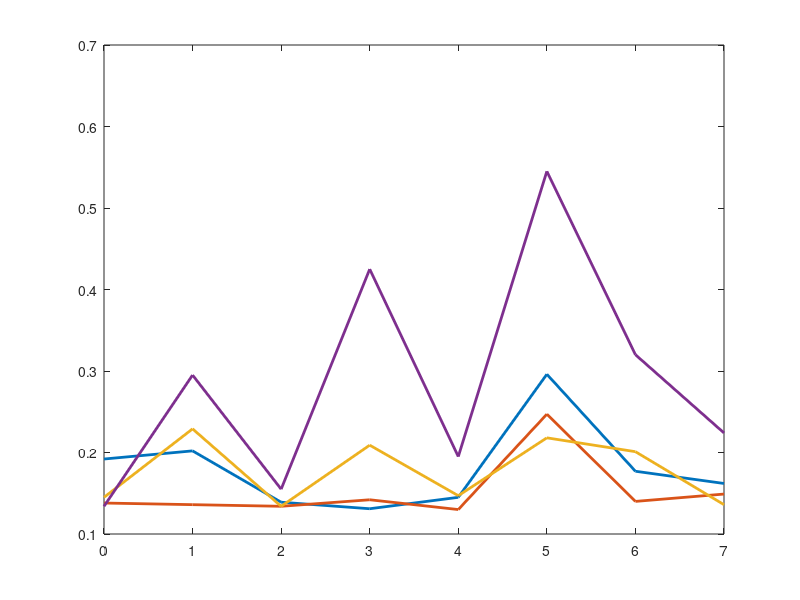

MATLAB code to generate this figure: (Note: this script raises an error after producing the figure.)
CMRvG = 0.147
CMRvB = 0.148
CMGvB = 0.153
 
CSRvG = 0.190
CSRvB = 0.163
CSGvB = 0.200

x = [0 1 2 3 4 5 6 7];

CuRvG = [0.192 0.202 0.139 0.131 0.145 0.296 0.177 0.162];
CuGvB = [0.189 0.196 0.148 0.146 0.158 0.362 0.209 0.193];
CuRvB = [0.176 0.195 0.137 0.139 0.143 0.194 0.181 0.169];

ZnRvG = [0.138 0.136 0.134 0.142 0.130 0.247 0.140 0.149];
ZnGvB = [0.141 0.148 0.140 0.146 0.140 0.282 0.162 0.163];
ZnRvB = [0.138 0.143 0.136 0.142 0.137 0.156 0.151 0.155];

PbRvG = [0.145 0.229 0.134 0.209 0.147 0.218 0.201 0.136];
PbGvB = [0.165 0.219 0.143 0.206 0.154 0.228 0.211 0.146];
PbRvB = [0.159 0.202 0.134 0.198 0.151 0.151 0.194 0.139];

MixRvG = [0.134 0.295 0.155 0.425 0.195 0.545 0.320 0.224];
MixGvB = [0.141 0.288 0.152 0.418 0.206 0.676 0.370 0.266];
MixRvB = [0.139 0.248 0.147 0.361 0.183 0.404 0.301 0.232];


NuRvG = [0.148 0.154 0.156 0.152 0.152 0.281 0.152 0.154];
NuGvB = [0.158 0.172 0.163 0.175 0.178 0.332 0.177 0.187];
NuRvB = [0.149 0.165 0.157 0.170 0.175 0.182 0.173 0.170];

DryRvG = [0.144 0.144 0.148 0.150 0.145 0.204 0.155 0.161];
DryGvB = [0.148 0.148 0.152 0.151 0.138 0.204 0.155 0.170];
DryRvB = [0.146 0.146 0.145 0.149 0.142 0.160 0.135 0.182];

WetRvG = [0.149 0.149 0.165 0.147 0.144 0.258 0.160 0.157];
WetGvB = [0.151 0.151 0.172 0.156 0.154 0.287 0.176 0.178];
WetRvB = [0.146 0.146 0.171 0.151 0.150 0.167 0.170 0.172];


ShRvG = [0.153 0.153 0.150 0.158 0.155 0.248 0.176 0.145];
ShGvB = [0.172 0.172 0.172 0.183 0.181 0.305 0.203 0.165];
ShRvB = [0.168 0.168 0.167 0.176 0.172 0.158 0.196 0.159];

LgRvG = [0.162 0.162 0.184 0.149 0.167 0.288 0.202 0.186];
LgGvB = [0.172 0.172 0.187 0.159 0.173 0.306 0.197 0.185];
LgRvB = [0.164 0.164 0.181 0.151 0.162 0.194 0.185 0.176];

DkRvG = [0.160 0.160 0.142 0.174 0.147 0.281 0.151 0.150];
DkGvB = [0.194 0.194 0.179 0.210 0.188 0.349 0.192 0.191];
DkRvB = [0.183 0.183 0.168 0.201 0.178 0.186 0.179 0.185];


figure;
plot(x,CuRvG,'LineWidth',2);
hold on
plot(x,ZnRvG,'LineWidth',2);
plot(x,PbRvG,'LineWidth',2);
plot(x,MixRvG,'LineWidth',2);
yline(CMRvG,'k','LineWidth',2);
yline(CSRvG,'k--','LineWidth',2);
legend('Copper','Zinc','Lead', 'Mix','Mean','3\sigma');
set(gca,'fontname','arial','fontsize',18,'fontweight','bold');
title('T-test Comparison of Metals (RvG)');
xlabel('Time(days)');
ylabel('t-value');
axis([0 7 0.1 .7]);
hold off

figure;
plot(x,CuGvB,'LineWidth',2);
hold on
plot(x,ZnGvB,'LineWidth',2);
plot(x,PbGvB,'LineWidth',2);
plot(x,MixGvB,'LineWidth',2);
yline(CMGvB,'k','LineWidth',2);
yline(CSGvB,'k--','LineWidth',2);
legend('Copper','Zinc','Lead', 'Mix','Mean','3\sigma');
set(gca,'fontname','arial','fontsize',18,'fontweight','bold');
title('T-test Comparison of Metals (GvB)');
xlabel('Time(days)');
ylabel('t-value');
axis([0 7 0.1 .7]);
hold off

figure;
plot(x,CuRvB,'LineWidth',2);
hold on
plot(x,ZnRvB,'LineWidth',2);
plot(x,PbRvB,'LineWidth',2);
plot(x,MixRvB,'LineWidth',2);
yline(CMRvB,'k','LineWidth',2);
yline(CSRvB,'k--','LineWidth',2);
legend('Copper','Zinc','Lead', 'Mix','Mean','3\sigma');
set(gca,'fontname','arial','fontsize',18,'fontweight','bold');
title('T-test Comparison of Metals (RvB)');
xlabel('Time(days)');
ylabel('t-value');
axis([0 7 0.1 .7]);
hold off

figure;
plot(x,WetRvG,'LineWidth',2);
hold on
plot(x,DryRvG,'LineWidth',2);
plot(x,NuRvG,'LineWidth',2);
yline(CMRvG,'k','LineWidth',2);
yline(CSRvG,'k--','LineWidth',2);
legend('Wet','Dry','Nutrients','Mean','3\sigma');
set(gca,'fontname','arial','fontsize',18,'fontweight','bold');
title('T-test Environmental Stressors (RvG)');
xlabel('Time(days)');
ylabel('t-value');
axis([0 7 0.1 .7]);
hold off

figure;
plot(x,WetGvB,'LineWidth',2);
hold on
plot(x,DryGvB,'LineWidth',2);
plot(x,NuGvB,'LineWidth',2);
yline(CMGvB,'k','LineWidth',2);
yline(CSGvB,'k--','LineWidth',2);
legend('Wet','Dry','Nutrients','Mean','3\sigma');
set(gca,'fontname','arial','fontsize',18,'fontweight','bold');
title('T-test Environmental Stressors (GvB)');
xlabel('Time(days)');
ylabel('t-value');
axis([0 7 0.1 .7]);
hold off

figure;
plot(x,WetRvB,'LineWidth',2);
hold on
plot(x,DryRvB,'LineWidth',2);
plot(x,NuRvB,'LineWidth',2);
yline(CMRvB,'k','LineWidth',2);
yline(CSRvB,'k--','LineWidth',2);
legend('Wet','Dry','Nutrients','Mean','3\sigma');
set(gca,'fontname','arial','fontsize',18,'fontweight','bold');
title('T-test Environmental Stressors (RvB)');
xlabel('Time(days)');
ylabel('t-value');
axis([0 7 0.1 .7]);
hold off

figure;
plot(x,LgRvG,'LineWidth',2);
hold on
plot(x,ShRvG,'LineWidth',2);
plot(x,DkRvG,'LineWidth',2);
yline(CMRvG,'k','LineWidth',2);
yline(CSRvG,'k--','LineWidth',2);
legend('Long','Short','Dark','Mean','3\sigma');
set(gca,'fontname','arial','fontsize',18,'fontweight','bold');
title('T-test Comparison of Photoperiod (RvG)');
xlabel('Time(days)');
ylabel('t-value');
axis([0 7 0.1 .7]);
hold off

figure;
plot(x,LgGvB,'LineWidth',2);
hold on
plot(x,ShGvB,'LineWidth',2);
plot(x,DkGvB,'LineWidth',2);
yline(CMGvB,'k','LineWidth',2);
yline(CSGvB,'k--','LineWidth',2);
legend('Long','Short','Dark','Mean','3\sigma');
set(gca,'fontname','arial','fontsize',18,'fontweight','bold');
title('T-test Comparison of Photoperiod (GvB)');
xlabel('Time(days)');
ylabel('t-value');
axis([0 7 0.1 .7]);
hold off

figure;
plot(x,LgRvB,'LineWidth',2);
hold on
plot(x,ShRvB,'LineWidth',2);
plot(x,DkRvB,'LineWidth',2);
yline(CMRvB,'k','LineWidth',2);
yline(CSRvB,'k--','LineWidth',2);
legend('Long','Short','Dark','Mean','3\sigma');
set(gca,'fontname','arial','fontsize',18,'fontweight','bold');
title('T-test Comparison of Photoperiod (RvB)');
xlabel('Time(days)');
ylabel('t-value');
axis([0 7 0.1 .7]);
hold off


